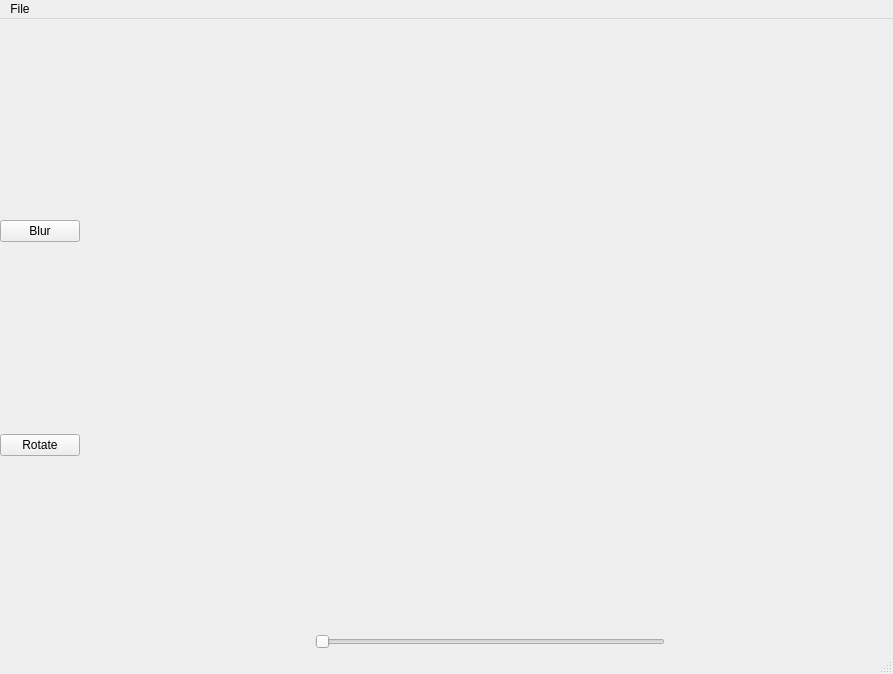
<?xml version="1.0" encoding="UTF-8"?>
<ui version="4.0">
 <class>PhotoEditor</class>
 <widget class="QMainWindow" name="PhotoEditor">
  <property name="geometry">
   <rect>
    <x>0</x>
    <y>0</y>
    <width>893</width>
    <height>674</height>
   </rect>
  </property>
  <property name="windowTitle">
   <string>MainWindow</string>
  </property>
  <widget class="QWidget" name="central_widget">
   <widget class="QWidget" name="verticalLayoutWidget">
    <property name="geometry">
     <rect>
      <x>0</x>
      <y>9</y>
      <width>881</width>
      <height>621</height>
     </rect>
    </property>
    <layout class="QHBoxLayout" name="main_layout">
     <property name="spacing">
      <number>20</number>
     </property>
     <item>
      <layout class="QVBoxLayout" name="vbox_tools">
       <property name="spacing">
        <number>0</number>
       </property>
       <item>
        <widget class="QPushButton" name="blur_select_button">
         <property name="text">
          <string>Blur</string>
         </property>
        </widget>
       </item>
       <item>
        <widget class="QPushButton" name="rotate_button">
         <property name="text">
          <string>Rotate</string>
         </property>
        </widget>
       </item>
      </layout>
     </item>
     <item>
      <layout class="QVBoxLayout" name="v_box_canvas">
       <item>
        <widget class="QLabel" name="label">
         <property name="sizePolicy">
          <sizepolicy hsizetype="Expanding" vsizetype="Expanding">
           <horstretch>0</horstretch>
           <verstretch>0</verstretch>
          </sizepolicy>
         </property>
         <property name="text">
          <string/>
         </property>
        </widget>
       </item>
       <item alignment="Qt::AlignHCenter">
        <widget class="QSlider" name="slider">
         <property name="enabled">
          <bool>true</bool>
         </property>
         <property name="minimumSize">
          <size>
           <width>350</width>
           <height>0</height>
          </size>
         </property>
         <property name="focusPolicy">
          <enum>Qt::StrongFocus</enum>
         </property>
         <property name="maximum">
          <number>20</number>
         </property>
         <property name="orientation">
          <enum>Qt::Horizontal</enum>
         </property>
        </widget>
       </item>
      </layout>
     </item>
    </layout>
   </widget>
  </widget>
  <widget class="QMenuBar" name="menu_bar">
   <property name="geometry">
    <rect>
     <x>0</x>
     <y>0</y>
     <width>893</width>
     <height>22</height>
    </rect>
   </property>
   <property name="defaultUp">
    <bool>false</bool>
   </property>
   <widget class="QMenu" name="menuFile">
    <property name="title">
     <string>File</string>
    </property>
    <addaction name="action_open"/>
    <addaction name="action_save_as"/>
    <addaction name="action_save"/>
   </widget>
   <addaction name="menuFile"/>
  </widget>
  <widget class="QStatusBar" name="status_bar"/>
  <action name="action_open">
   <property name="text">
    <string>Open</string>
   </property>
   <property name="shortcut">
    <string>Ctrl+O</string>
   </property>
  </action>
  <action name="action_save_as">
   <property name="enabled">
    <bool>false</bool>
   </property>
   <property name="text">
    <string>Save as</string>
   </property>
   <property name="shortcut">
    <string>Ctrl+Shift+S</string>
   </property>
  </action>
  <action name="action_save">
   <property name="enabled">
    <bool>false</bool>
   </property>
   <property name="text">
    <string>Save</string>
   </property>
   <property name="shortcut">
    <string>Ctrl+S</string>
   </property>
  </action>
 </widget>
 <resources/>
 <connections/>
</ui>
